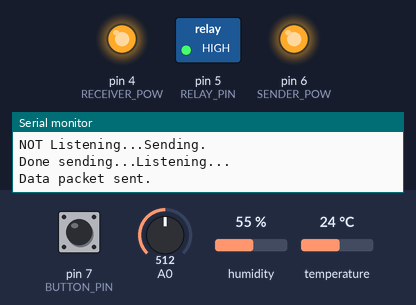
This sketch was run on a simulated Arduino Uno, built with avr-gcc and run on an emulated ATmega328P. Shown: switched loads named in the sketch (green lamp = pin HIGH), output pins drawn as LEDs (lit = HIGH), the last lines printed to the serial monitor. The inputs (shaded band) are chosen by the test bench; at power-on: pin 7 (BUTTON_PIN) HIGH, A0 = 512, humidity 55 %, temperature 24 °C. Random numbers use the default seed unless the sketch sets one; EEPROM starts erased.

Above: at 1.3 s.
1.4 s: pin 7 (BUTTON_PIN) pulled LOW for 3.2 s
At 4.3 s:
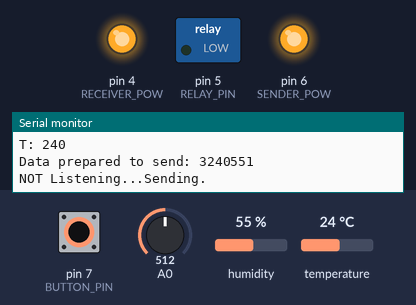
6.1 s: pin 7 (BUTTON_PIN) pulled LOW for 0.15 s
At 7.0 s:
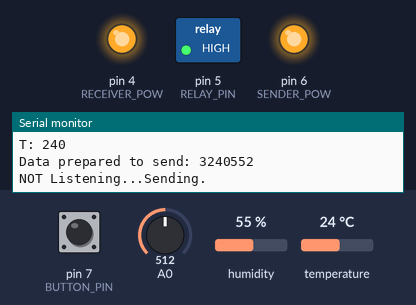
7.7 s: pin 7 (BUTTON_PIN) pulled LOW for 1 s
At 8.2 s:
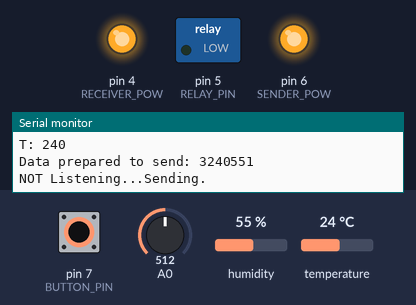
Timing chart, 0 to 10.7 s (numbered marks = the images above; inputs shaded):
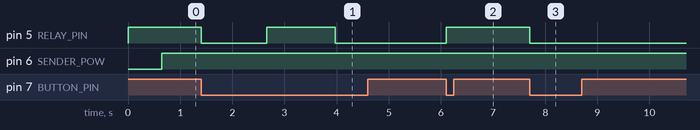

Measured:
- after the input at 1.4 s, pin 5 (RELAY_PIN): HIGH → LOW at once, → HIGH 1.3 s later, → LOW 1.3 s later
- after the input at 6.1 s, pin 5 (RELAY_PIN): LOW → HIGH at once
- after the input at 7.7 s, pin 5 (RELAY_PIN): HIGH → LOW at once

The sketch:

sh_room_controller.ino
```cpp
#include <RCSwitch.h>
#include <EEPROM.h>
#include <dht.h>

dht DHT;
RCSwitch rc_switch = RCSwitch();

#define EE_ADDR            0

#define BUTTON_PIN         7

#define RELAY_PIN          5

// interrupt 0 -> D2, interrupt 1 -> D3
// to switch on the receiver - toggle pow pin
#define RECEIVER_PIN_INTER 1
#define RECEIVER_POW       4

// to switch on the sender - toggle pow pin
#define SENDER_PIN         10
#define SENDER_POW         6

// use with 3.3v
#define DHT_PIN            2

// stations id
#define ALL_STATIONS       1
#define CUR_STATION_ID     3

// if the MC asks the state
#define STATUS_INFO        0
#define TOGGLE             5

//#define receiver_power(x) x ? PORTD = (1<<PD4) : PORTD = ~(1<<PD4);
//#define sender_power(x)   x ? PORTD = (1<<PD6) : PORTD = ~(1<<PD6);

#define receiver_power(x)  digitalWrite(RECEIVER_POW, 1);
#define sender_power(x)    digitalWrite(SENDER_POW, 1);

byte lbutton_state = 0;
#define toggle_lights()    digitalWrite(RELAY_PIN, !digitalRead(RELAY_PIN));
#define check_lbtn_state() lbutton_state = digitalRead(BUTTON_PIN);

// current temp, hum status
int temperature    = 0;
int humidity       = 0;

// just started? send status to the MC
byte started = 1;

// if button is present
// uncomment define
#define lights_button
#define debug

/* Functions
 *  MC - Main Controller (Raspi)
 *
 *  void configurePins()       			- configure pin modes at startup
 *  void send_status()         			- sends current status of t/h/relay to MC
 *  void send_data(long data)  			- sends data to the MC
 *  void parse_data(long data) 			- parse incoming data from the MC
 *  byte get_temp_hum()        			- get status of t/h/relay (usage: while (!get_temp_hum());)
 *  void change_relay_state(byte state) - do this if relay status has been changed
 *
 *  (c) chernikovalexey, .dl
 *  04.02.17
 */

void configurePins() {
 pinMode(RELAY_PIN, OUTPUT);
 pinMode(SENDER_POW, OUTPUT);
 pinMode(RECEIVER_POW, OUTPUT);
 receiver_power(1);
 rc_switch.enableReceive(RECEIVER_PIN_INTER);
 digitalWrite(RELAY_PIN, EEPROM.read(EE_ADDR));
 #ifdef lights_button
  pinMode(BUTTON_PIN, INPUT_PULLUP);
 #endif
}

void change_relay_state(byte state) {
 if (state != TOGGLE)
  digitalWrite(RELAY_PIN, state);
 else
  toggle_lights();

 EEPROM.write(EE_ADDR, (byte)state);
 send_status();
}

void send_status() {
  while (!get_temp_hum());
  String PKT = (String) CUR_STATION_ID;
  if (temperature == 0 && humidity == 0)
   PKT += "00000";
  else {
   PKT += temperature;
   PKT += humidity;
  }
  PKT += (digitalRead(RELAY_PIN)+1);
  #ifdef debug
   Serial.print("Data prepared to send: ");
   Serial.println(PKT);
  #endif
  send_data(PKT.toInt());
  #ifdef debug
   Serial.println("Data packet sent.");
  #endif
}

void send_data(long data) {
 randomSeed(analogRead(0));
 delay(random(50, 400));
 rc_switch.disableReceive();
 receiver_power(0);
 #ifdef debug
  Serial.println("NOT Listening...Sending.");
 #endif
 sender_power(1);
 rc_switch.enableTransmit(SENDER_PIN);
 rc_switch.setPulseLength(320);
 rc_switch.setProtocol(1);
 rc_switch.setRepeatTransmit(15);
 rc_switch.send(data, 24);
 delayMicroseconds(100);
 sender_power(0);
 receiver_power(1);
 rc_switch.enableReceive(RECEIVER_PIN_INTER);
 #ifdef debug
  Serial.println("Done sending...Listening...");
 #endif
}

void parse_data(long data) {
 int station_id  = data / 1000000;
 long relay      = data % 10;

 // a msg sent to all stations means switch relays
 if (station_id == ALL_STATIONS) {
  change_relay_state(relay - 1);
  #ifdef debug
   Serial.println("Got a request for all stations. Switching the relay.");
   Serial.print("Relay switched. State: ");
   Serial.println(digitalRead(RELAY_PIN));
   Serial.println("Sending status an raspberry...");
  #endif
  send_status();
 }

 if (station_id == CUR_STATION_ID) {
  #ifdef debug
   Serial.println("Got a request for the current station. Parsing...");
  #endif
  if (relay == STATUS_INFO) {
   #ifdef debug
    Serial.println("Got a status request. Preparing.");
    Serial.print("STATION ID: ");
    Serial.println(CUR_STATION_ID);
    Serial.print("TEMP: ");
    Serial.println(temperature);
    Serial.print("HUMIDITY %:");
    Serial.println(humidity);
    Serial.print("RELAY STATE: ");
    Serial.println(digitalRead(RELAY_PIN));
    Serial.println("");
    Serial.println("Sending status an raspberry...");
   #endif
   send_status();
  } else {
   change_relay_state(relay - 1);
   #ifdef debug
    Serial.println("Relay switched.");
    Serial.println("Sending status an raspberry...");
   #endif
   send_status();
  }
 }
}

byte get_temp_hum() {
 byte dht_fail_count = 0;

 start:
  int chk = DHT.read22(DHT_PIN);
 switch (chk) {
  case DHTLIB_OK:
   humidity = DHT.humidity;
   temperature = DHT.temperature*10;
   #ifdef debug
    Serial.println("Got sensor data.");
    Serial.print("H: ");
    Serial.println(humidity);
    Serial.print("T: ");
    Serial.println(temperature);
   #endif
   break;

  // error, try again
  default:
   dht_fail_count++;
   if (dht_fail_count > 5) {
    #ifdef debug
     Serial.println("Failed to get HUM and TEMP.");
    #endif
    humidity = 0;
    temperature = 0;
    dht_fail_count = 0;
   } else {
    delay(50);
    goto start;
   }
   break;
 }
 return 1;
}

void setup() {
 configurePins();
 #ifdef lights_button
  check_lbtn_state();
 #endif
 #ifdef debug
  Serial.begin(9600);
  Serial.println("Started! Getting T/H values..");
 #endif
  // wait until sensor data arrives
  while (!get_temp_hum());
  Serial.println("Started! Listening...");
}

void loop() {
  if (started) {
   started = 0;
   randomSeed(analogRead(0));
   delay(random(100, 500));
   send_status();
  }

  #ifdef lights_button
	if (lbutton_state != digitalRead(BUTTON_PIN)) {
	 change_relay_state(TOGGLE);
	 send_status();
	 #ifdef debug
	  Serial.println("Button pressed. Relay switched. Sending data...");
     #endif
	}
  #endif

  if (rc_switch.available()) {
	#ifdef debug
     Serial.print("Got data: ");
     Serial.println(rc_switch.getReceivedValue());
	#endif
    parse_data(rc_switch.getReceivedValue());
    delay(222);
    rc_switch.resetAvailable();
  }
}
```
